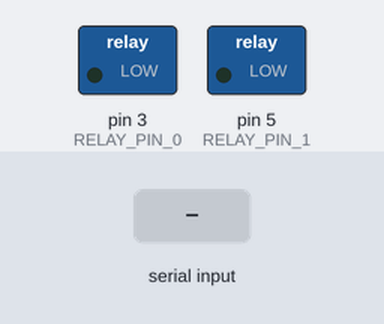
The sketch below on a simulated Arduino Uno, built with avr-gcc and run on an emulated ATmega328P. Parts: switched loads named in the sketch (green lamp = pin HIGH). The inputs (shaded band) are chosen by the test bench.

Above: at 1.2 s.
1.3 s: "1" received over Serial
At 2.1 s:
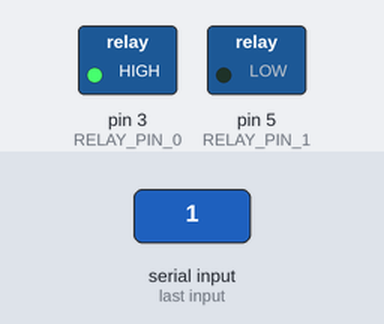
2.8 s: "o" received over Serial
At 3.2 s:
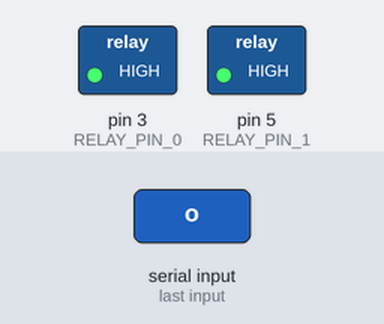
4.3 s: "0" received over Serial
At 5.5 s:
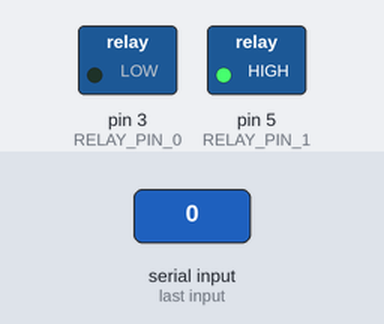
5.8 s: "c" received over Serial
At 6.7 s:
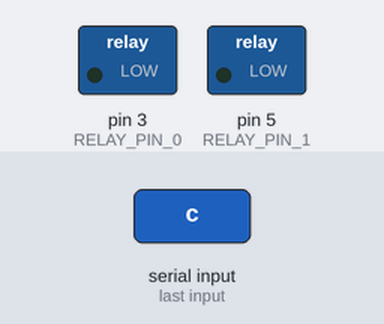
Timing chart, 0 to 8.3 s (numbered marks = the images above; inputs shaded):
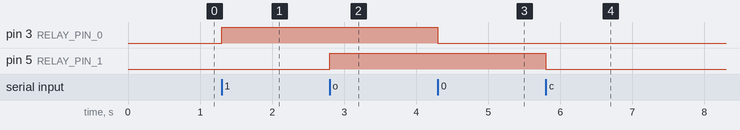

The sketch:

relay_controller.ino
```cpp
#define RELAY_PIN_0 3
#define RELAY_PIN_1 5

void setup(){
  pinMode(RELAY_PIN_0, OUTPUT);
  pinMode(RELAY_PIN_1, OUTPUT);
  Serial.begin(9600);
}

void loop(){
  int cmd;
  while (Serial.available() > 0){
        cmd = Serial.read();

        switch (cmd){
            case '0':{
                digitalWrite(RELAY_PIN_0, LOW);
                break;
            }
            case '1':{
                digitalWrite(RELAY_PIN_0, HIGH);
                break;
            }
            case 'c':{
                digitalWrite(RELAY_PIN_1, LOW);
                break;
            }
            case 'o':{
                digitalWrite(RELAY_PIN_1, HIGH);
                break;
            }
        }
    }
}
```

Measured:
- after the input at 1.3 s, pin 3 (RELAY_PIN_0): LOW → HIGH at once
- after the input at 2.8 s, pin 5 (RELAY_PIN_1): LOW → HIGH at once
- after the input at 4.3 s, pin 3 (RELAY_PIN_0): HIGH → LOW at once
- after the input at 5.8 s, pin 5 (RELAY_PIN_1): HIGH → LOW at once
